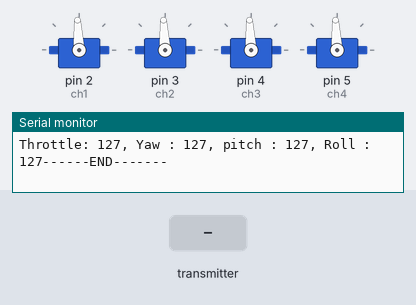
Simulated run of this sketch. Board: Arduino Uno, built with avr-gcc and run on an emulated ATmega328P. Parts: 4 × servo, the last lines printed to the serial monitor. Inputs (shaded band) come from the test bench. No radio packets arrive unless stated.

Above: at 1.2 s.
1.3 s: the transmitter starts sending throttle = 0
At 2.5 s:
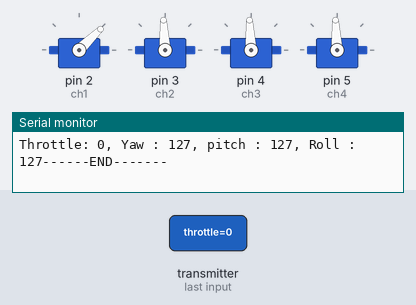
2.9 s: the transmitter starts sending yaw = 64
At 3.3 s:
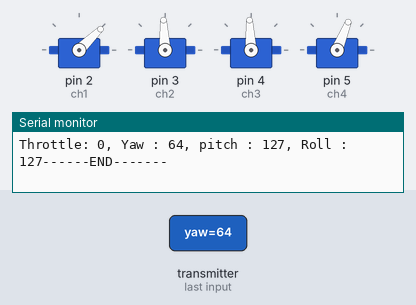
4.5 s: the transmitter starts sending pitch = 0
At 5.6 s:
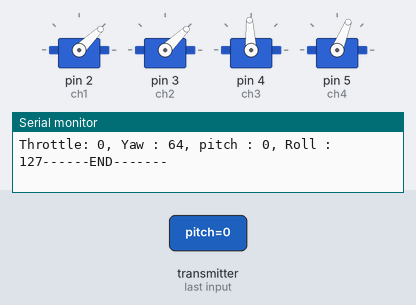
6.1 s: the transmitter starts sending roll = 64
At 7.2 s:
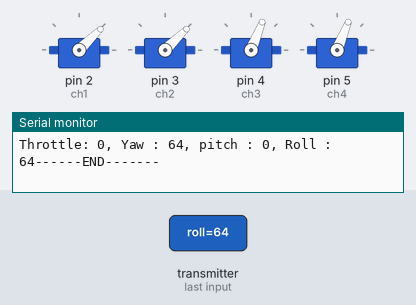
7.6 s: the transmitter starts sending throttle = 64
At 8.1 s:
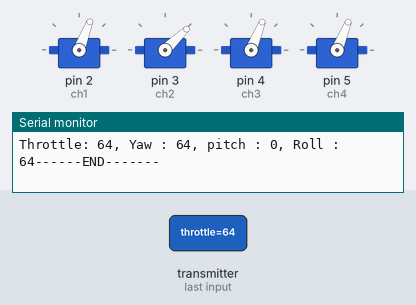
9.1 s: the transmitter starts sending yaw = 0
At 9.7 s:
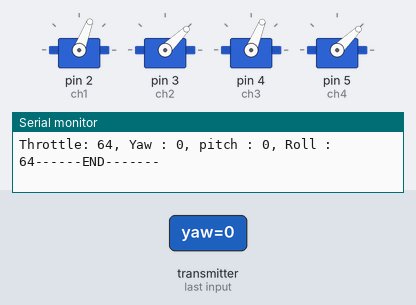
Timing chart, 0 to 11.6 s (numbered marks = the images above; inputs shaded):
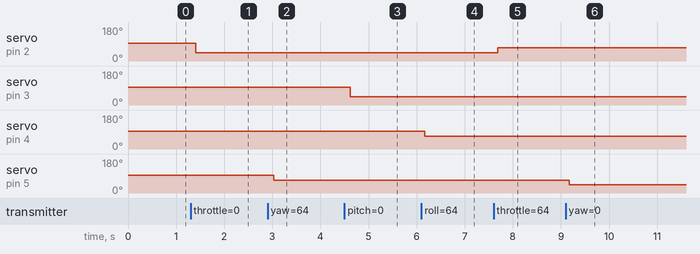

Measured:
- after the input at 1.3 s, servo on pin 2 (ch1): 93° → 44° after 0.10 s
- after the input at 2.9 s, servo on pin 5 (ch4): 93° → 68° after 0.13 s
- after the input at 4.5 s, servo on pin 3 (ch2): 93° → 44° after 0.12 s
- after the input at 6.1 s, servo on pin 4 (ch3): 93° → 68° after 0.07 s
- after the input at 7.6 s, servo on pin 2 (ch1): 44° → 69° after 0.09 s
- after the input at 9.1 s, servo on pin 5 (ch4): 68° → 44° after 0.07 s

The sketch:

4_ch_rx.ino
```cpp
#include <SPI.h>
#include <nRF24L01.h>
#include <RF24.h>
#include <Servo.h>

int ch_width_1 = 0;
//ch_2
int ch_width_2 = 0;
int ch_width_3 = 0;
int ch_width_4 = 0;
const uint64_t  pipeIn = 0x2AA72940;
RF24 radio(7, 8); // CE, CSn

Servo ch1;
Servo ch2;
Servo ch3;
Servo ch4;

struct Signal{
  byte throttle; // A0
  byte yaw; // A1
  byte  pitch; //A2
  byte roll; //A3
};

Signal data;
unsigned long lastRecvTime = 0;

void resetData(){
  data.throttle = 127;
  data.yaw = 127;
  data.pitch = 127;
  data.roll = 127;

}

void receiveData()
{
  if(radio.available())
  {
    radio.read(&data, sizeof(Signal));
    // Store last data received time
    lastRecvTime = millis();
  }
}
void setup() {

  //TEST
  Serial.begin(9600);

  //Setup Servo Throttle
  ch1.attach(2);

  ch2.attach(3);
  ch3.attach(4);
  ch4.attach(5);

  resetData();
  radio.begin();
  radio.setAutoAck(false);
  radio.setDataRate(RF24_250KBPS);
  radio.openReadingPipe(1,pipeIn);
  radio.startListening();

}

void loop() {
  receiveData();
  unsigned long now = millis();
  if((now - lastRecvTime) > 1000)// if no signal received for 100 ms then reset data to original position
  {
    resetData();
  }
  //TEST
  Serial.print("Throttle: ");
  Serial.print(data.throttle);
  ch_width_1 = map(data.throttle, 0, 252, 1000, 2000);
  Serial.print(", Yaw : ");
  Serial.print(data.yaw);
  ch_width_2 = map(data.pitch,    0, 255, 1000, 2000);     // pin D3 (PWM signal)
  ch_width_3 = map(data.roll,     0, 255, 1000, 2000);     // pin D4 (PWM signal)
  ch_width_4 = map(data.yaw,      0, 255, 1000, 2000);
  Serial.print(", pitch : ");
  Serial.print(data.pitch);
  Serial.print(", Roll : ");
  Serial.print(data.roll);
  Serial.println("------END-------");

  ch1.writeMicroseconds(ch_width_1);
  ch2.writeMicroseconds(ch_width_2);
  ch3.writeMicroseconds(ch_width_3);
  ch4.writeMicroseconds(ch_width_4);

}
```
